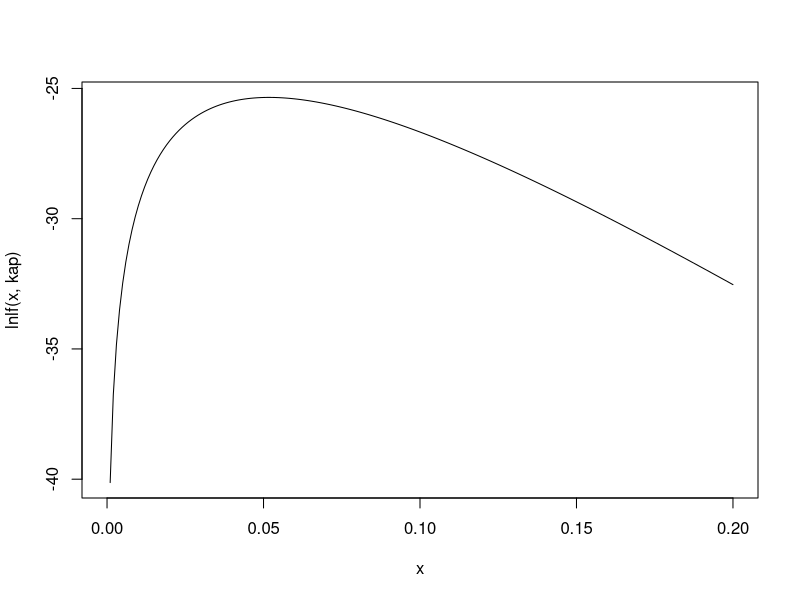
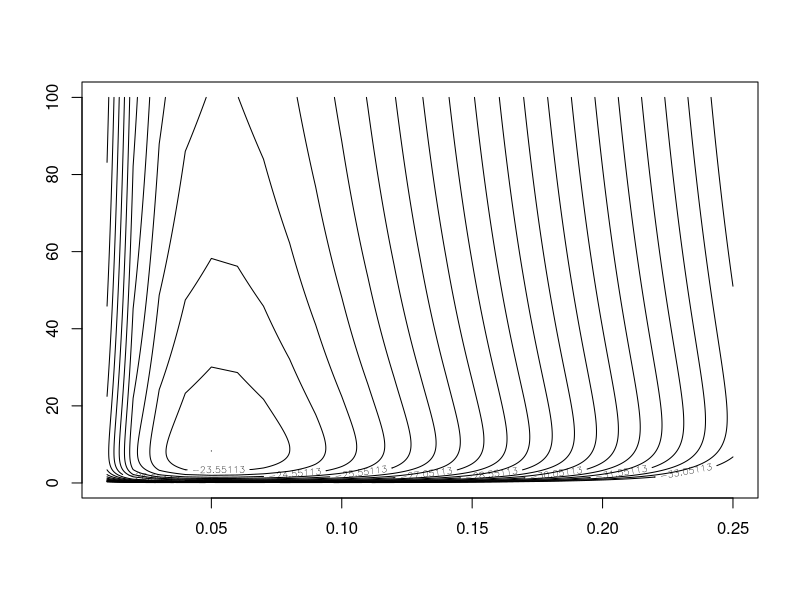

Source code (R) for these figures, in order:
ns = 95
ni = 4
nv = 1
kap = 1
x = seq(0, .2, 0.001)

lnlf = function(nu, kappa) {
  a = exp(-4*nu/(2+kappa))
  b = 2*exp(-(2 + 2*kappa)*nu/(2+kappa))
  return(ns*log(1 + a + b) + ni*log(1 + a - b) + nv*log(1 - a) - (ns+ni+nv)*log(4))
}
plot(x, lnlf(x, kap), type="l")

kap1lnlf = function(nu) {
    return(lnlf(nu, 1.0))
}

optimize(kap1lnlf, interval = c(0, 10), maximum = TRUE)


s = 0.01
nu = seq(s, 0.25,by=s)
k = seq(10*s, 100 , by=10*s)
x = nu
y = k
nx = length(x)
ny = length(y)
z = matrix(nrow=nx, ncol=ny)
for (i in 1:nx) {
  for (j in 1:ny) {
    z[i,j] = lnlf(x[i], y[j]) ;
  }
}

mz = max(z) -.00001
contour(x, y, z, levels=seq(mz, mz-10, by=-.5) )
neg.lnl = function(theta) {
  return(-1*lnlf(theta[1], theta[2]))
}
INITIAL.PARAMETER.GUESS = c(0.5, 1)
optim(par=INITIAL.PARAMETER.GUESS,
      fn=neg.lnl,
      method="Nelder-Mead");

